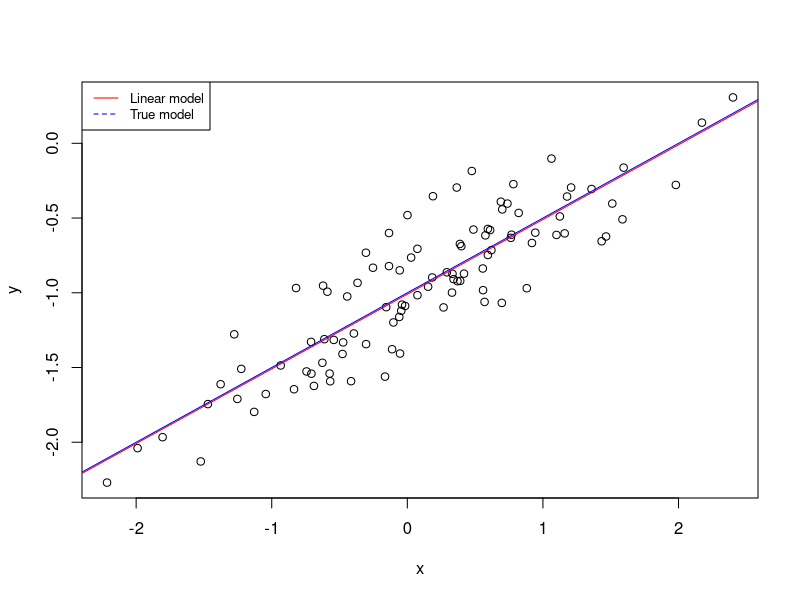

The R script that drew this image:
# Chapter 3 - Problem 13

# (a) Using the rnorm() function, create a vector, x, containing 100
# observations drawn from a N(0, 1) distribution. This represents
# a feature, X.
set.seed(1)
x <- rnorm(100)

# (b) Using the rnorm() function, create a vector, eps, containing 100
# observations drawn from a N(0, 0.25) distribution i.e. a normal
# distribution with mean zero and variance 0.25.

eps <- rnorm(100,sd = 0.25)

# (c) Using x and eps, generate a vector y according to the model
# What is the length of the vector y? What are the values of ??0
# and ??1 in this linear model?

y <- -1 +0.5*x+eps

n <- length(y) #size is 100

# B0 = -1 , B1 = 0.5

# (d) Create a scatterplot displaying the relationship between x and
# y. Comment on what you observe.

plot(x,y) # Clear linear dependance
          # It seems to have one outlier

# (e) Fit a least squares linear model to predict y using x. Comment
# on the model obtained. How do ^ ??0 and ^ ??1 compare to ??0 and ??1?

model <- lm(y ~ x)
summary(model)

# Both intercept and slope is very similar to the true intercept and slope

abline(model,col = "red")
abline(a = -1,b = 0.5,col = "blue")

legend(x = "topleft", legend=c("Linear model", "True model"),
       col=c("red", "blue"), lty=1:2, cex=0.8)

# Now fit a polynomial regression model that predicts y using x
# and x2. Is there evidence that the quadratic term improves the
# model fit? Explain your answer.

model2 <- lm(y~x+I(x^2))
summary(model2)

# The model is not improved by adding the quadratic term.
# term is not significant to the model.

eps_Noisy <- rnorm(100,sd = 1.5)
eps_Less <- rnorm(100,sd = 0.15)

y_noisy <- -1+0.5*x+eps_Noisy
y_less <- -1+0.5*x+eps_Less

model_noisy <- lm(y_noisy ~ x)
model_less <- lm(y_less ~ x)

summary(model_noisy)
summary(model_less)

confint(model)
confint(model_less)
confint(model_noisy)
